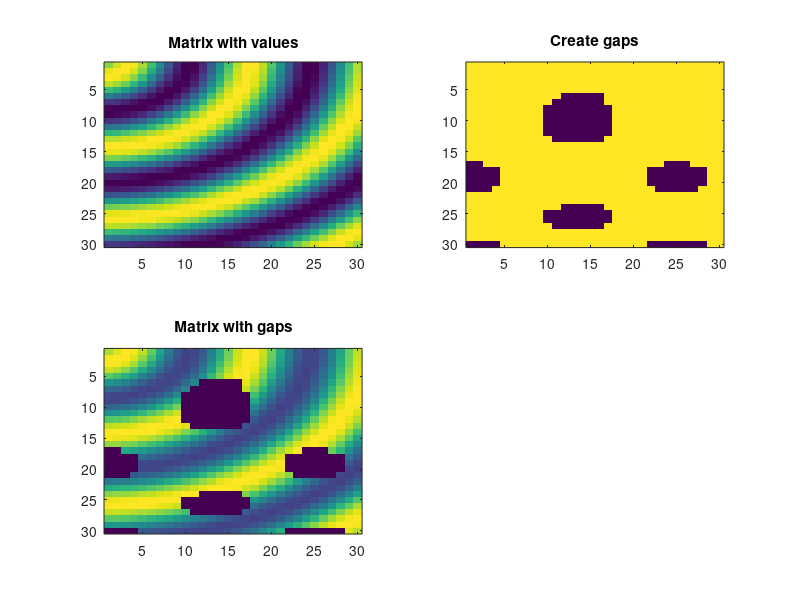

This chart was generated by the following MATLAB code: (Note: this script raises an error after producing the figure.)
% relaxgaps test
close all; clear; clc

f = figure;

% Create some sort of continuous matrix
n = 30;
[X,Y] = meshgrid(1:n,1:n);
M = sin(sqrt(0.2*X.^2 + 0.3*Y.^2)) + 1.5;

subplot(2,2,1); imagesc(M)
title('Matrix with values')

% Create matrix containing 'gaps' (0's in matrix of 1's)
gaps = 0.5 + 0.5 * sign(cos(0.2*X+0.002.*X.^2) .* sin(0.05*Y+0.01.*Y.^2) + 0.5);
subplot(2,2,2); imagesc(gaps);
title('Create gaps')

% Matrix with gaps
Mg = M.*gaps;
subplot(2,2,3); imagesc(Mg)
title('Matrix with gaps')

% Relax, they're only gaps
gv      = 0;
a       = 1;
imax    = 400;
dmax    = 0.0001;
vis     = true;
[Mf,its] = relaxgaps(Mg,gv,a,imax,dmax,vis);

figure(f)
subplot(2,2,4); imagesc(Mf)
title(sprintf('Filled matrix, iterations: %i',its))

% Test relaxation for different a values
na   = 20;
amin = 0.1;
amax = 1;
vis = false;

as = linspace(amin,amax,na);    % Create a test value array
itss = [];

for a = as
    [Mf,its] = relaxgaps(Mg,gv,a,imax,dmax,vis);
    itss = [itss its];
end

figure;
plot(as,itss,'.-')
xlabel('a values')
ylabel('iterations')
title('''a'' value vs iterations needed')
